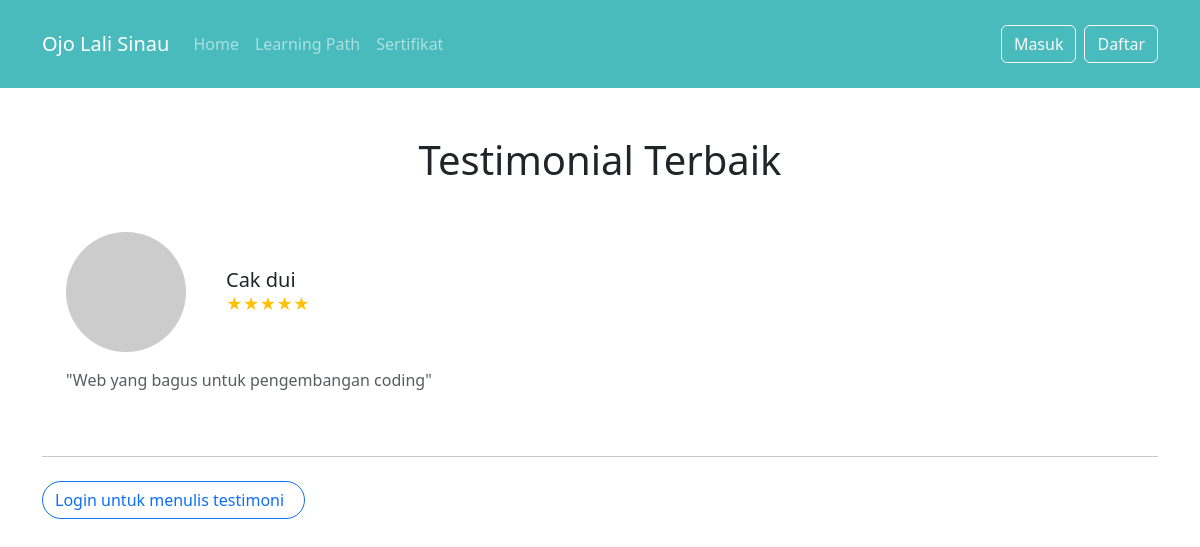
The page /testimonial.php on the database its author committed.
### tables this page shows
CREATE TABLE `testimonials` (
  `id` int(11) NOT NULL,
  `name` varchar(100) NOT NULL,
  `message` text NOT NULL,
  `rating` int(11) NOT NULL CHECK (`rating` >= 1 and `rating` <= 5),
  `created_at` timestamp NOT NULL DEFAULT current_timestamp()
);

### testimonial.php (the view, shortened to what this page needs)
<?php
include("config.php");
function getTopTestimonial() {
    global $db;
    $sql = "SELECT * FROM testimonials ORDER BY rating DESC, created_at DESC LIMIT 1";
    $query = mysqli_query($db, $sql);
    if ($query) {
        return mysqli_fetch_assoc($query);
    }
    return null;
}
function displayTestimonial() {
    $testimonial = getTopTestimonial();
    if ($testimonial) {
        $stars = str_repeat('★', $testimonial['rating']);
        ?>
        <div class="card-body p-4">
            <div class="d-flex align-items-center mb-3">
                <img src="https://i.pravatar.cc/40" alt="Testimonial Image" class="rounded-circle me-4" style="width: 120px; height: 120px; object-fit: cover;">
                <div class="ms-3">
                    <h5 class="mb-0"><?= htmlspecialchars($testimonial['name']) ?></h5>
                    <div class="text-warning"><?= $stars ?></div>
                </div>
            </div>
            <p class="text-muted">"<?= htmlspecialchars($testimonial['message']) ?>"</p>
        </div>
        <?php
    }
}
function displayTestimonialForm() {
    if (isset($_SESSION['user_id'])) {
        ?>
        <button type="button" class="btn btn-outline-primary rounded-pill" data-bs-toggle="modal" data-bs-target="#testimonialModal">
            Tulis pengalaman Anda <i class="fas fa-arrow-right ms-2"></i>
        </button>
        <div class="modal fade" id="testimonialModal" tabindex="-1" aria-labelledby="testimonialModalLabel" aria-hidden="true">
            <div class="modal-dialog">
                <div class="modal-content">
                    <div class="modal-header">
                        <h5 class="modal-title" id="testimonialModalLabel">Tambah Testimonial</h5>
                        <button type="button" class="btn-close" data-bs-dismiss="modal" aria-label="Close"></button>
                    </div>
                    <div class="modal-body">
                        <form method="POST" action="">
                            <div class="mb-3">
                                <label for="message" class="form-label">Pesan</label>
                                <textarea class="form-control" id="message" name="message" required rows="4"></textarea>
                            </div>
                            <div class="mb-3">
                                <label for="rating" class="form-label">Rating</label>
                                <select class="form-control" id="rating" name="rating" required>
                                    <option value="5">⭐⭐⭐⭐⭐</option>
                                    <option value="4">⭐⭐⭐⭐</option>
                                    <option value="3">⭐⭐⭐</option>
                                    <option value="2">⭐⭐</option>
                                    <option value="1">⭐</option>
                                </select>
                            </div>
                            <button type="submit" class="btn btn-primary">Kirim Testimonial</button>
                        </form>
                    </div>
                </div>
            </div>
        </div>
        <?php
    } else {
        ?>
        <button class="btn btn-outline-primary rounded-pill" onclick="window.location.href='form-masuk.php'">
            Login untuk menulis testimoni <i class="fas fa-arrow-right ms-2"></i>
        </button>
        <?php
    }
}
?>
<!DOCTYPE html>
<html lang="en">
<head>
    <link href="https://cdn.jsdelivr.net/npm/bootstrap@5.3.0-alpha3/dist/css/bootstrap.min.css" rel="stylesheet">
</head>
<body>
    <nav class="navbar navbar-expand-lg navbar-dark" style="background-color: #49BBBD;">
        <div class="container py-3">
            <a class="navbar-brand me-3" href="index.php">Ojo Lali Sinau</a>
            <div class="navbar-nav">
                <a class="nav-link" href="index.php">Home</a>
                <a class="nav-link" href="learning.php">Learning Path</a>
                <?php if (isset($_SESSION['score'])) : ?>
                <a class="nav-link" href="Certif/sertif.php">Sertifikat</a>
                <?php else : ?>
                <a class="nav-link" href="Certif/belumsertif.php">Sertifikat</a>
                <?php endif; ?>
            </div>
            <div class="ms-auto d-flex">
                <?php if (isset($_SESSION['user_id'])): ?>
                    <span class="navbar-text me-2">Selamat Datang, <strong><?php echo htmlspecialchars($nama); ?></strong></span>
                    <a class="btn btn-outline-light" href="logout.php">Logout</a>
                <?php else: ?>
                    <a class="btn btn-outline-light me-2" href="form-masuk.php">Masuk</a>
                    <a class="btn btn-outline-light" href="form-daftar.php">Daftar</a>
                <?php endif; ?>
            </div>
        </div>
    </nav>
    <div class="container py-5">
        <h1 class="text-center mb-4">Testimonial Terbaik</h1>
        <?php displayTestimonial(); ?>
        <hr class="my-4">
        <?php displayTestimonialForm(); ?>
    </div>
</body>
</html>

### rows shown on the page
testimonials: name "Cak dui", rating "★★★★★", message "Web yang bagus untuk pengembangan coding"
